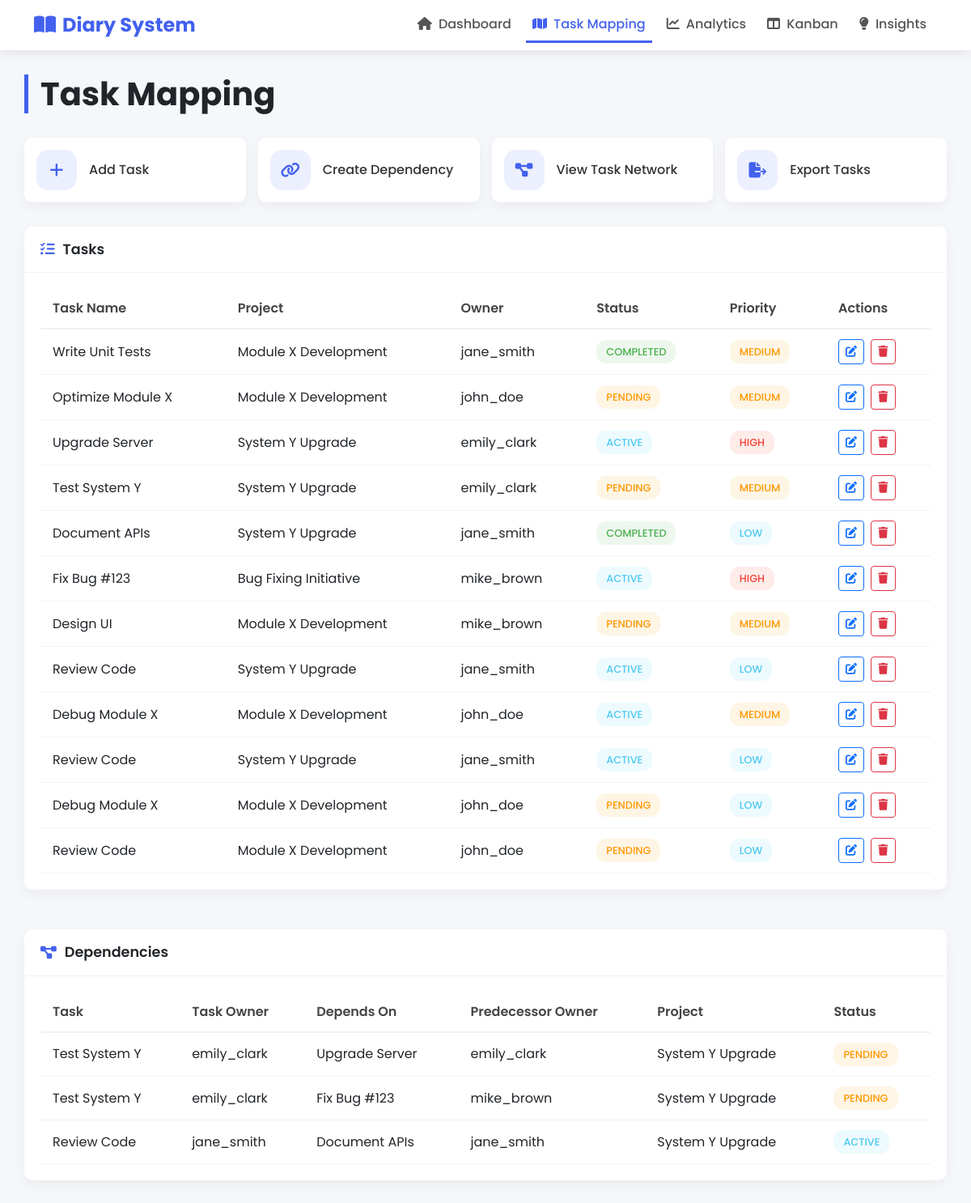
Before: /task_mapping.php with the older database file.
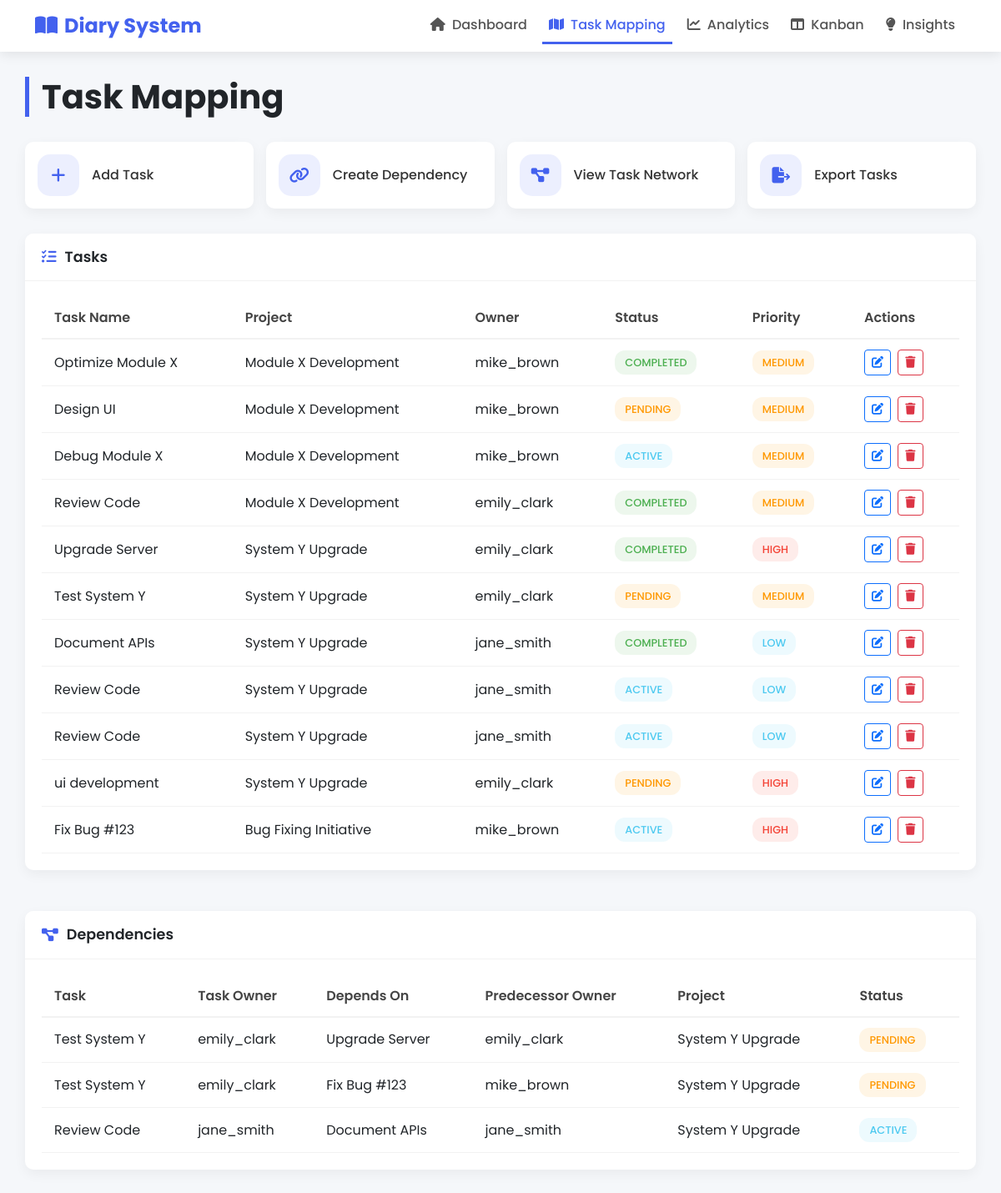
After: the same page with the newer database file.
### tables this page shows
CREATE TABLE `projecttasks` (
  `TaskID` int(11) NOT NULL,
  `ProjectID` int(11) NOT NULL,
  `TaskName` varchar(100) NOT NULL,
  `Description` varchar(500) DEFAULT NULL,
  `OwnerID` int(11) NOT NULL,
  `Status` enum('Pending','Active','Completed') DEFAULT 'Pending',
  `Priority` enum('Low','Medium','High') DEFAULT 'Medium',
  `StartDate` date DEFAULT NULL,
  `EndDate` date DEFAULT NULL,
  `CreatedAt` datetime DEFAULT current_timestamp(),
  `UpdatedAt` datetime DEFAULT current_timestamp() ON UPDATE current_timestamp()
);

CREATE TABLE `projects` (
  `ProjectID` int(11) NOT NULL,
  `ProjectName` varchar(100) NOT NULL,
  `Description` text DEFAULT NULL,
  `CreatedAt` datetime DEFAULT current_timestamp()
);

CREATE TABLE `users` (
  `UserID` int(11) NOT NULL,
  `Username` varchar(50) NOT NULL,
  `Email` varchar(100) NOT NULL,
  `Role` varchar(50) DEFAULT 'Team Member'
);

CREATE TABLE `taskdependencies` (
  `DependencyID` int(11) NOT NULL,
  `TaskID` int(11) NOT NULL,
  `PredecessorID` int(11) NOT NULL,
  `CreatedAt` datetime DEFAULT current_timestamp()
);

### task_mapping.php (the view, shortened to what the changed rows need)
<?php include 'config.php'; ?>
<!DOCTYPE html>
<html lang="en">
<head>
    <link href="https://cdn.jsdelivr.net/npm/bootstrap@5.3.0/dist/css/bootstrap.min.css" rel="stylesheet">
    <link rel="stylesheet" href="https://cdnjs.cloudflare.com/ajax/libs/font-awesome/6.4.0/css/all.min.css">
</head>
<body>
    <div class="container page-container">
        <h1 class="page-title">Task Mapping</h1>
        <div class="row">
            <div class="col-12 mb-4">
                <div class="card">
                    <div class="card-body">
                        <div class="table-responsive">
                            <table class="table">
                                <thead>
                                    <tr><th>Task Name</th><th>Project</th><th>Owner</th><th>Status</th><th>Priority</th><th>Actions</th></tr>
                                </thead>
                                <tbody>
                                    <?php
                                    $stmt = $pdo->query("SELECT pt.TaskID, pt.TaskName, p.ProjectName, u.Username, pt.Status, pt.Priority
                                                        FROM ProjectTasks pt
                                                        JOIN Projects p ON pt.ProjectID = p.ProjectID
                                                        JOIN Users u ON pt.OwnerID = u.UserID");
                                    while ($row = $stmt->fetch()) {
                                        $statusClass = 'status-' . strtolower($row['Status']);
                                        $priorityClass = 'priority-' . strtolower($row['Priority']);
                                        echo "<tr>
                                                <td>{$row['TaskName']}</td>
                                                <td>{$row['ProjectName']}</td>
                                                <td>{$row['Username']}</td>
                                                <td><span class='status-badge {$statusClass}'>{$row['Status']}</span></td>
                                                <td><span class='status-badge {$priorityClass}'>{$row['Priority']}</span></td>
                                                <td>
                                                    <button class='btn btn-sm btn-outline-primary edit-task' data-id='{$row['TaskID']}' data-bs-toggle='modal' data-bs-target='#editTaskModal'><i class='fas fa-edit'></i></button>
                                                    <button class='btn btn-sm btn-outline-danger delete-task ms-1' data-id='{$row['TaskID']}'><i class='fas fa-trash'></i></button>
                                                </td>
                                              </tr>";
                                    }
                                    ?>
                                </tbody>
                            </table>
                        </div>
                    </div>
                </div>
            </div>
            <div class="col-12">
    <div class="card">
        <div class="card-body">
            <div class="table-responsive">
                <table class="table">
                    <thead>
                        <tr>
                            <th>Task</th>
                            <th>Task Owner</th>
                            <th>Depends On</th>
                            <th>Predecessor Owner</th>
                            <th>Project</th>
                            <th>Status</th>
                        </tr>
                    </thead>
                    <tbody>
                        <?php
                        $stmt = $pdo->query("
                            SELECT
                                td.DependencyID,
                                t1.TaskName AS Task,
                                u1.Username AS TaskOwner,
                                t2.TaskName AS Predecessor,
                                u2.Username AS PredecessorOwner,
                                p.ProjectName,
                                t1.Status
                            FROM TaskDependencies td
                            JOIN ProjectTasks t1 ON td.TaskID = t1.TaskID
                            JOIN ProjectTasks t2 ON td.PredecessorID = t2.TaskID
                            JOIN Users u1 ON t1.OwnerID = u1.UserID
                            JOIN Users u2 ON t2.OwnerID = u2.UserID
                            JOIN Projects p ON t1.ProjectID = p.ProjectID
                        ");
                        while ($row = $stmt->fetch()) {
                            $statusClass = 'status-' . strtolower($row['Status']);
                            echo "<tr>
                                    <td>{$row['Task']}</td>
                                    <td>{$row['TaskOwner']}</td>
                                    <td>{$row['Predecessor']}</td>
                                    <td>{$row['PredecessorOwner']}</td>
                                    <td>{$row['ProjectName']}</td>
                                    <td><span class='status-badge {$statusClass}'>{$row['Status']}</span></td>
                                  </tr>";
                        }
                        ?>
                    </tbody>
                </table>
            </div>
        </div>
    </div>
</div>
                </div>
            </div>
</body>
</html>

Changed rows visible on the page:
removed projecttasks: TaskName "Write Unit Tests", ProjectID.ProjectName "Module X Development", OwnerID.Username "jane_smith", Status "COMPLETED", Priority "MEDIUM"
removed projecttasks: TaskName "Debug Module X", ProjectID.ProjectName "Module X Development", OwnerID.Username "john_doe", Status "PENDING", Priority "LOW"
removed projecttasks: TaskName "Review Code", ProjectID.ProjectName "Module X Development", OwnerID.Username "john_doe", Status "PENDING", Priority "LOW"
changed projecttasks "Optimize Module X": OwnerID.Username "john_doe" → "mike_brown"; Status "PENDING" → "COMPLETED"
shown differently, row unchanged: projecttasks "Design UI": moves up the list
changed projecttasks "Debug Module X": OwnerID.Username "john_doe" → "mike_brown"; moves up the list
added projecttasks: TaskName "Review Code", ProjectID.ProjectName "Module X Development", OwnerID.Username "emily_clark", Status "COMPLETED", Priority "MEDIUM"
changed projecttasks "Upgrade Server": Status "ACTIVE" → "COMPLETED"
shown differently, row unchanged: projecttasks (number 8 of 11 on the later page): moves down the list
shown differently, row unchanged: projecttasks (number 9 of 11 on the later page): moves up the list
added projecttasks: TaskName "ui development", ProjectID.ProjectName "System Y Upgrade", OwnerID.Username "emily_clark", Status "PENDING", Priority "HIGH"
